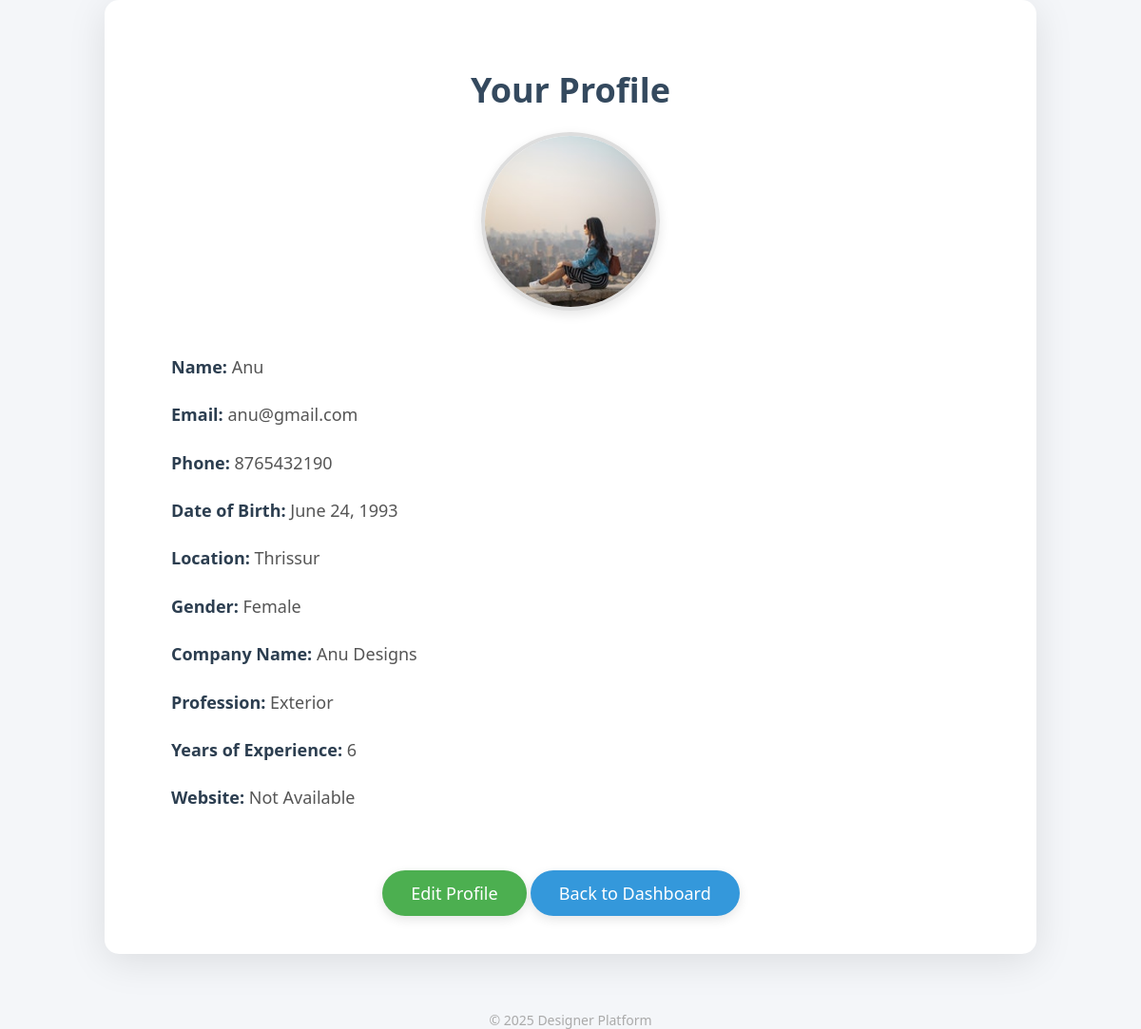
Screenshot of /designer_profile/ (signed in) with the database file from the repository.
### realapp/models.py (models this page shows, shortened)
class Designer(models.Model):
    name = models.CharField(max_length=255)
    email = models.EmailField(unique=True)
    phone = models.CharField(max_length=15, blank=True, null=True)
    date_of_birth = models.DateField(null=True, blank=True)
    location = models.CharField(max_length=100, blank=True, null=True)
    gender = models.CharField(max_length=10, choices=[('Male', 'Male'), ('Female', 'Female'), ('Other', 'Other')], blank=True, null=True)
    company_name = models.CharField(max_length=255, blank=True, null=True)
    company_address = models.TextField(blank=True, null=True)
    profession = models.CharField(max_length=100, choices=[('Interior', 'Interior Design'), ('Exterior', 'Exterior Design')], blank=True, null=True)
    years_of_experience = models.IntegerField(default=0)
    certifications = models.TextField(blank=True, null=True)
    skills = models.TextField(blank=True, null=True)
    password = models.CharField(max_length=225)
    profile_picture = models.ImageField(upload_to='designer_profile_pics/', blank=True, null=True)
    website = models.URLField(blank=True, null=True)
    created_at = models.DateTimeField(auto_now_add=True)
    updated_at = models.DateTimeField(auto_now=True)

### realapp/views.py (the view)
# urls.py: path('designer_profile/', views.designer_profile, name='designer_profile'),
def designer_profile(request):
    semail = request.session.get('email')
    if not semail:
        return redirect('designer_login')
    try:
        designer = Designer.objects.get(email=semail)
        return render(request, 'designer_profile.html', {'designer': designer})
    except Designer.DoesNotExist:
        messages.error(request, "Designer not found.")
        return redirect('designer_login')

### realapp/templates/designer_profile.html (shortened to what this page needs)
<!DOCTYPE html>
<html lang="en">
<head>
</head>
<body>
<center>
    <div class="container">
        <h2>Your Profile</h2>
        <div class="profile-info">
            <div style="text-align: center;">
                <img src="{{ designer.profile_picture.url }}" alt="Profile Picture" class="profile-picture">
            </div>
            <p><span class="label">Name:</span> {{ designer.name }}</p>
            <p><span class="label">Email:</span> {{ designer.email }}</p>
            <p><span class="label">Phone:</span> {{ designer.phone }}</p>
            <p><span class="label">Date of Birth:</span> {{ designer.date_of_birth }}</p>
            <p><span class="label">Location:</span> {{ designer.location }}</p>
            <p><span class="label">Gender:</span> {{ designer.gender }}</p>
            <p><span class="label">Company Name:</span> {{ designer.company_name }}</p>
            <p><span class="label">Profession:</span> {{ designer.profession }}</p>
            <p><span class="label">Years of Experience:</span> {{ designer.years_of_experience }}</p>
            <p><span class="label">Website:</span>
                {% if designer.website %}
                    <a href="{{ designer.website }}" target="_blank">{{ designer.website }}</a>
                {% else %}
                    Not Available
                {% endif %}
            </p>
        </div>
        <div style="text-align: center;">
            <a href="{% url 'designer_editprofile' %}" class="btn-edit">Edit Profile</a>
            <a href="{% url 'designer_dashboard' %}" class="btn-back">Back to Dashboard</a>
        </div>
    </div>
    <footer>
        <p>&copy; 2025 Designer Platform</p>
    </footer>
</center>
</body>
</html>

### realapp/templates/designer_profile.html (style rules this page uses)
body { font-family: 'Segoe UI', Tahoma, Geneva, Verdana, sans-serif; background-color: #f4f6f9; margin: 0; padding: 0; color: #2c3e50; justify-content: center; align-items: center; height: 100vh; }
.container { max-width: 900px; width: 100%; padding: 40px; background-color: #fff; border-radius: 15px; box-shadow: 0 8px 40px rgba(0, 0, 0, 0.1); text-align: center; }
h2 { font-size: 36px; margin-bottom: 20px; color: #34495e; font-weight: 600; }
.profile-info { margin-bottom: 40px; text-align: left; padding: 0 30px; }
.profile-info p { font-size: 18px; line-height: 1.8; color: #555; margin-bottom: 12px; }
.profile-info .label { font-weight: bold; color: #2c3e50; }
.profile-picture { width: 180px; height: 180px; border-radius: 50%; object-fit: cover; margin-bottom: 20px; border: 4px solid #ddd; box-shadow: 0 4px 12px rgba(0, 0, 0, 0.1); }
.btn-edit, .btn-back { display: inline-block; padding: 12px 30px; border-radius: 50px; font-size: 18px; text-align: center; margin-top: 20px; transition: all 0.3s ease; box-shadow: 0 4px 12px rgba(0, 0, 0, 0.1); }
.btn-edit { background-color: #4CAF50; color: #fff; text-decoration: none; }
.btn-back { background-color: #3498db; color: #fff; text-decoration: none; margin-right: 20px; }
footer { text-align: center; margin-top: 60px; font-size: 14px; color: #aaa; }

### rows the page displays
Designer: profile_picture (picture), name "Anu", email "anu@gmail.com", phone "8765432190", date_of_birth "June 24, 1993", location "Thrissur", gender "Female", company_name "Anu Designs", profession "Exterior", years_of_experience "6"
